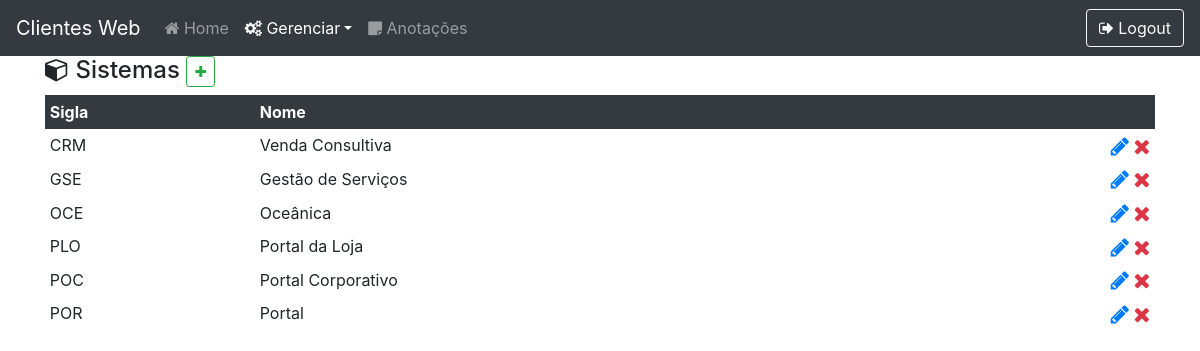
Screenshot of /manager/system (signed in) with the database file from the repository.
### core/models.py (models this page shows, shortened)
class System(models.Model):
    initials = models.CharField('Initials', max_length=3)
    name = models.CharField('Name', max_length=100)

### core/views.py (the view)
# urls.py: path('manager/system', managerSystem, name='managerSystem'),
def managerSystem(request):
    if str(request.user) != 'AnonymousUser':
        context = {
            'systems': System.objects.all().order_by('initials')
        }
        return render(request, 'manager-system.html', context)
    else:
        return loginUser(request)

### core/templates/manager-system.html (shortened to what this page needs)
{% load static %}
{% load custom_filters %}
<!DOCTYPE html>
<html lang="pt-br">
<head>
    <link rel="stylesheet" href="{% static 'css/style.css' %}">
    <link rel="stylesheet" href="https://cdnjs.cloudflare.com/ajax/libs/font-awesome/4.7.0/css/font-awesome.min.css">
    <link rel="stylesheet" href="https://stackpath.bootstrapcdn.com/bootstrap/4.5.0/css/bootstrap.min.css">
</head>
<body>
    <nav class="navbar stick-top navbar-expand-lg navbar-dark bg-dark">
        <a class="navbar-brand" href="{% url 'index' %}">Clientes Web</a>
        <div class="collapse navbar-collapse" id="navbarTogglerDemo03">
            <ul class="navbar-nav mr-auto mt-2 mt-lg-0 navbar-left">
                <li class="nav-item"><a class="nav-link" href="{% url 'index' %}"><i class="fa fa-home"></i> Home</a></li>
                <li class="nav-item dropdown">
                    <a class="nav-link active dropdown-toggle" id="navbarDropdown" role="button" data-toggle="dropdown" aria-haspopup="true" aria-expanded="false"><i class="fa fa-cogs"></i> Gerenciar</a>
                </li>
                <li class="nav-item"><a class="nav-link" href="{% url 'notes' %}"><i class="fa fa-sticky-note"></i> Anotações</a></li>
            </ul>
            <a href="{% url 'logout' %}" type="button" class="btn btn-outline-light"><i class="fa fa-sign-out"></i> Logout</a>
        </div>
    </nav>
    <div class="container">
        <h4>
            <i class="fa fa-cube"></i> Sistemas
            <a href="{% url 'newSystem' %}" type="button" class="btn btn-sm btn-outline-success text-success"><i class="fa fa-plus"></i></a>
        </h4>
        <div class="table-responsive">
            <table class="table table-sm table-hover table-borderless">
                <thead class="thead-dark">
                    <tr>
                        <th scope="col">Sigla</th>
                        <th scope="col">Nome</th>
                        <th scope="col"></th>
                    </tr>
                </thead>
                <tbody>
                    {% for system in systems %}
                        <tr ondblclick="editSystem({{ system.id }});">
                            <td scope="row">{{ system.initials }}</td>
                            <td>{{ system.name }}</td>
                            <td class="text-right">
                                <a href="{% url 'editSystem' idSystem=system.id %}" class="text-primary"><i class="fa fa-pencil fa-lg"></i></a>
                                <a href="{% url 'deleteSystem' idSystem=system.id %}" class="text-danger"><i class="fa fa-remove fa-lg"></i></a>
                            </td>
                        </tr>
                    {% endfor %}
                </tbody>
            </table>
        </div>
    </div>
</body>
</html>

### rows the page displays
System: initials "CRM", name "Venda Consultiva"
System: initials "GSE", name "Gestão de Serviços"
System: initials "OCE", name "Oceânica"
System: initials "PLO", name "Portal da Loja"
System: initials "POC", name "Portal Corporativo"
System: initials "POR", name "Portal"
